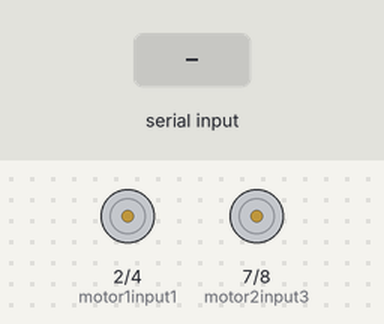
The sketch below on a simulated Arduino Uno, built with avr-gcc and run on an emulated ATmega328P. On the bench: motor-driver pin pairs drawn as motors (green arrow = first pin HIGH = forward, orange = second pin HIGH = backward, longer = more drive). Inputs (shaded band) come from the test bench.

Above: at 1.2 s.
1.3 s: "B" received over the second serial link
At 1.7 s:
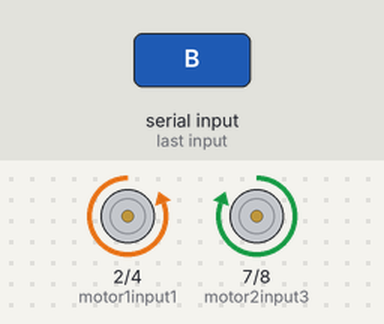
2.8 s: "F" received over the second serial link
At 4.0 s:
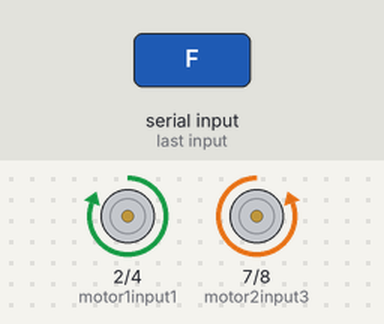
4.3 s: "L" received over the second serial link
At 5.2 s:
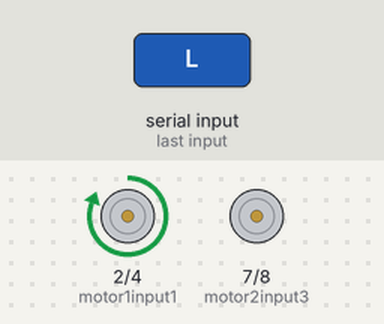
5.8 s: "R" received over the second serial link
At 6.4 s:
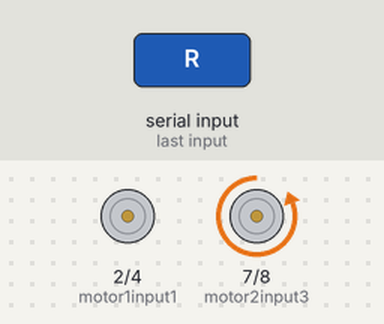
7.3 s: "S" received over the second serial link
At 8.7 s:
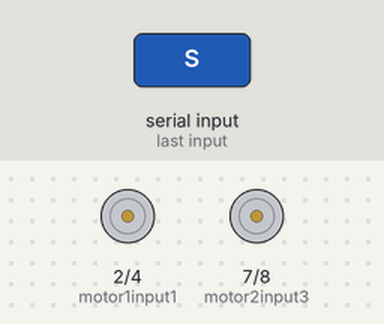
Timing chart, 0 to 9.8 s (numbered marks = the images above; inputs shaded):
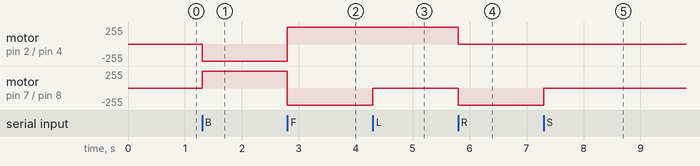

Measured:
- after the input at 1.3 s, motor on pin 2 (motor1input1) / pin 4 (motor1input2): stopped → backward 255/255 at once; motor on pin 7 (motor2input3) / pin 8 (motor2input4): stopped → forward 255/255 at once
- after the input at 2.8 s, motor on pin 2 (motor1input1) / pin 4 (motor1input2): backward 255/255 → forward 255/255 at once; motor on pin 7 (motor2input3) / pin 8 (motor2input4): forward 255/255 → backward 255/255 at once
- after the input at 4.3 s, motor on pin 7 (motor2input3) / pin 8 (motor2input4): backward 255/255 → stopped at once
- after the input at 5.8 s, motor on pin 2 (motor1input1) / pin 4 (motor1input2): forward 255/255 → stopped at once; motor on pin 7 (motor2input3) / pin 8 (motor2input4): stopped → backward 255/255 at once
- after the input at 7.3 s, motor on pin 7 (motor2input3) / pin 8 (motor2input4): backward 255/255 → stopped at once

The sketch:

Carrinho2Rodas.ino
```cpp
#include <SoftwareSerial.h>

SoftwareSerial bluetooth(A1, A0);

int comando;

int motor1input1=2;
int motor1input2=4;
int motor2input3=7;
int motor2input4=8;

void setup() {

  bluetooth.begin(9600);
  pinMode(motor1input1,OUTPUT);
  pinMode(motor1input2,OUTPUT);
  pinMode(motor2input3,OUTPUT);
  pinMode(motor2input4,OUTPUT);

}

void loop() {

  if(bluetooth.available() > 0){

    comando = bluetooth.read();

    if(comando == 'B'){
      digitalWrite(motor1input1,LOW);
      digitalWrite(motor1input2,HIGH);
      digitalWrite(motor2input3,HIGH);
      digitalWrite(motor2input4,LOW);
    }

    if(comando == 'F'){
      digitalWrite(motor1input1,HIGH);
      digitalWrite(motor1input2,LOW);
      digitalWrite(motor2input3,LOW);
      digitalWrite(motor2input4,HIGH );
    }

    if(comando == 'S'){
      digitalWrite(motor1input1,LOW);
      digitalWrite(motor1input2,LOW);
      digitalWrite(motor2input3,LOW);
      digitalWrite(motor2input4,LOW);
    }

    if(comando == 'L'){
      digitalWrite(motor1input1,HIGH);
      digitalWrite(motor1input2,LOW);
      digitalWrite(motor2input3,LOW);
      digitalWrite(motor2input4,LOW);
    }

    if(comando == 'R'){
      digitalWrite(motor1input1,LOW);
      digitalWrite(motor1input2,LOW);
      digitalWrite(motor2input3,LOW);
      digitalWrite(motor2input4,HIGH);
    }

  }

}
```
